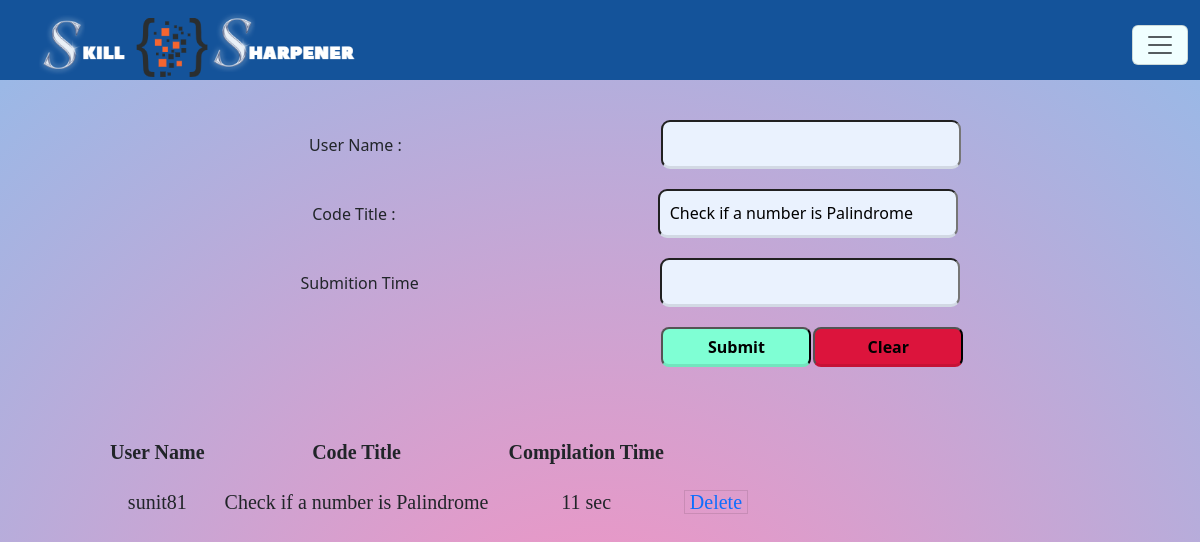
The app's page /winnerAdd/2/ (signed in) with its own data.
### VirtualLab/models.py (models this page shows)
class codePost(models.Model):
    title = models.CharField(max_length=50)
    post_dat = models.DateTimeField(auto_now=False, auto_now_add=False)
    end_Data = models.DateTimeField(auto_now=False, auto_now_add=False)
    code_exp = models.CharField(max_length=500)
    codeinput= models.CharField(max_length=200)
    codeoutput = models.CharField( max_length=200)

class winnerSave(models.Model):
    username = models.CharField(max_length=50)
    Title = models.CharField(max_length=100)
    Sub_time = models.CharField(max_length=50)

### VirtualLab/views.py (the view)
# urls.py: path('winnerAdd/<int:id>/',views.winnerAdd,name='winnerAdd'),
def winnerAdd(request, id):
    if request.user.is_authenticated and request.user.is_staff:
        codeData = codePost.objects.get(pk=id)
        Title = codeData.title
        win = winnerSave.objects.filter(Title=codeData.title)
        if winnerSave.objects.filter(Title=codeData.title).exists():
            return render(request, 'WinnerAdd.html', {'codeData': Title, 'winner': win})
        return render(request,  'WinnerAdd.html', {'codeData': Title, 'winner': win})
    else:
        return HttpResponseRedirect('/home/')

### template/WinnerAdd.html (shortened to what this page needs)
<!DOCTYPE html>
{% load static %}
<html lang="en">
<head>
    <link rel="stylesheet" href="{% static 'CSS/Winner.css' %}" type="text/css">
    <link rel="stylesheet" href="{% static '/CSS/bootstrap.css' %}">
</head>
<body class="body" id="body">
    <nav class="navbar navbar-light bg-light fixed-top" id="nav">
        <div class="container-fluid">
            <a class="navbar-brand Pagetitle" href="/about/" id="heading">
                <img src="{% static '/media/Logo.png' %}" alt="" style="height: 64px;">
            </a>
            <button class="navbar-toggler" type="button" data-bs-toggle="offcanvas"
                data-bs-target="#offcanvasDarkNavbar" aria-controls="offcanvasDarkNavbar">
                <span class="navbar-toggler-icon"></span>
            </button>
        </div>
    </nav>
    <div class="pagebg">
        <form action="/winnersave/" method="post">
            <div class="dataadd">
                <span>User Name : </span>
                <input type="text" name="winnerUser">
            </div>
            <div class="dataadd">
                <span>Code Title : </span>
                <input type="text" name="codeTitel" value="{{codeData}}">
            </div>
            <div class="dataadd">
                <span>Submition Time</span>
                <input type="text" name="time" id="time">
            </div>
            <div class="dataadd btnDiv">
                <button type="submit" class="subBtn">Submit</button>
                <button type="reset" class="cleBtn">Clear</button>
            </div>
        </form>
        <div class="winnerDelete">
            <table>
                <tr>
                    <th>User Name</th>
                    <th>Code Title</th>
                    <th>Compilation Time</th>
                    <th> </th>
                </tr>
                {% for data in winner %}
                <tr>
                    <td>
                        {{data.username}}
                    </td>
                    <td>
                        {{data.Title}}
                    </td>
                    <td>
                        {{data.Sub_time}}
                    </td>
                    <td>
                        <a href="{% url 'winnerdelete' data.id  %}">Delete</a><br>
                    </td>
                </tr>
                {% endfor %}
            </table>
        </div>
    </div>
</body>
</html>

### VirtualLab/static/CSS/Winner.css (style rules this page uses)
.body, html { background: rgb(252, 144, 191); background: radial-gradient(circle, rgba(252, 144, 191, 1) 0%, rgba(148, 187, 233, 1) 100%); height: 1500px; overflow-x: hidden; }
html div { background: transparent !important; }
#nav { background: #14539a !important; color: #ffffff !important; }
.Pagetitle { text-shadow: 0px 2px 5px rgb(0, 0, 0); font-weight: bold; color: aliceblue !important; font-size: 26px !important; font-family: 'Alkatra', cursive; }
.navbar-toggler { background-color: azure !important; }
.pagebg { position: relative; top: 110px; padding-left: 5%; background-color: black; }
.dataadd span, .dataadd input { padding: 10px; margin: 10px; }
.dataadd input { border-radius: 9px; width: 300px; background: #eaf2fe; border-bottom: 3px solid rgba(0, 0, 0, 0.1); }
.dataadd button { width: 150px; height: 40px; border-radius: 8px; margin: 10px; }
.btnDiv { margin-left: 120px; }
.subBtn { background-color: aquamarine; font-weight: bold; border-bottom: 3px solid rgba(0, 0, 0, 0.1); position: relative; left: 24%; }
.cleBtn { background-color: crimson; font-weight: bold; border-bottom: 3px solid rgba(0, 0, 0, 0.1); }
.dataadd { display: flex; display: flex; flex-wrap: wrap; align-content: stretch; align-items: center; justify-content: space-evenly; flex-direction: row; }
#time { position: relative; left: -9px; }
.pagebg .winnerDelete { padding-left: 40px; margin-top: 50px; }
.pagebg .winnerDelete td { padding: 10px; margin: 5px; font-family: 'Times New Roman', Times, serif; font-size: 20px; text-align: center; }
.pagebg .winnerDelete th { padding: 10px; margin: 5px; font-family: 'Times New Roman', Times, serif; font-size: 20px; text-align: center; }
.pagebg .winnerDelete td a { text-decoration: none; border: 1px solid rgba(0, 0, 0, 0.1); padding-left: 5px; padding-right: 5px; }

### records on screen
codePost: codeTitel "Check if a number is Palindrome"
winnerSave: username "sunit81", Title "Check if a number is Palindrome", Sub_time "11 sec"
